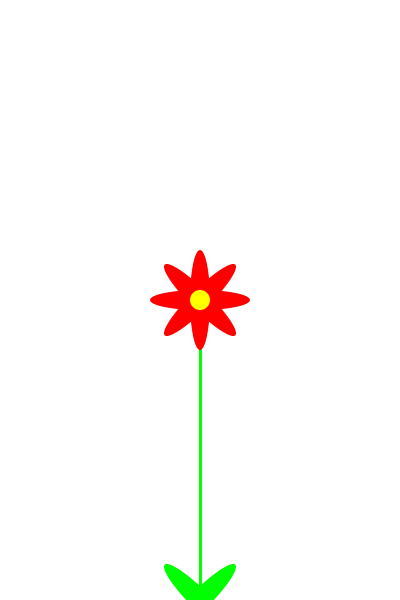
Frame 1 (no input)
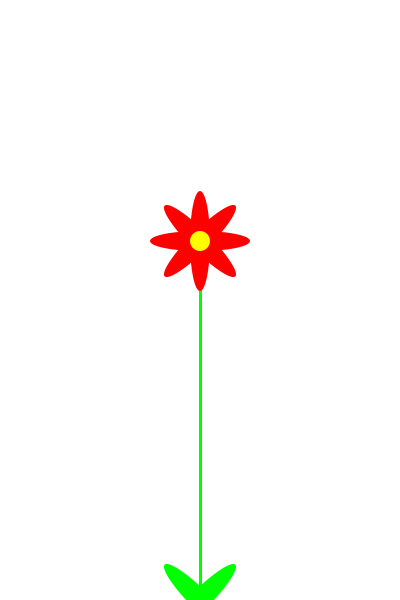
Frame 60 (the mouse pressed at the canvas centre just before this capture)
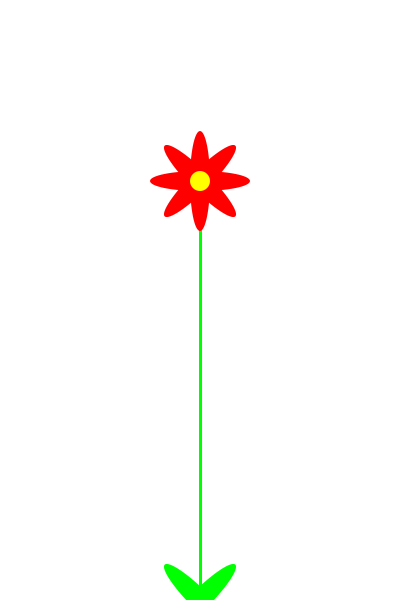
Frame 120 (the mouse held since frame 60 and released just before this capture)

The Processing sketch that drew these frames (run headless with seeded random() and noise(); from frame 60 on, the mouse is pressed at the canvas centre):

// Processing sketch: processing_98948
// ── processing_98948.pde

int flowerY;

void setup()
{
  size(400, 600);
  background(255, 255, 255);
  smooth();
  frameRate(60);
  
  flowerY = height/2;
}

void draw()
{
  background(255, 255, 255);
  
  stroke(0, 255, 0);
  strokeWeight(3);
  line(width/2, flowerY, width/2, height);
  
  noStroke();

  fill(255, 0, 0);
  ellipse(width/2, flowerY, 20, 100);
  ellipse(width/2, flowerY, 100, 20);

  pushMatrix();
    translate(width/2, flowerY);
    rotate(PI/4);
    ellipse(0, 0, 100, 20);
  popMatrix();  

  pushMatrix();
    translate(width/2, flowerY);
    rotate(-PI/4);
    fill(255, 0, 0);
    ellipse(0, 0, 100, 20);
  popMatrix();
  
  fill(255, 255, 0);
  ellipse(width/2, flowerY, 20, 20);
  
  fill(0, 255, 0);
  pushMatrix();
    translate(width/2, height);
    rotate(PI/4);
    ellipse(0, 0, 100, 20);
  popMatrix();  

  pushMatrix();
    translate(width/2, height);
    rotate(-PI/4);
    ellipse(0, 0, 100, 20);
  popMatrix();  
  
  if (flowerY >= 50)
  {
    flowerY = flowerY - 1;
  }

  
}
